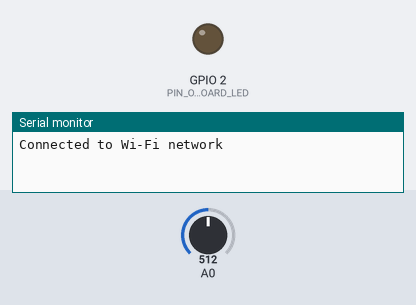
Bench run of a sketch on a simulated ESP8266 (NodeMCU). On the bench: output pins drawn as LEDs (lit = HIGH), the last lines printed to the serial monitor. The inputs (shaded band) are chosen by the test bench; at power-on: A0 = 512. WiFi joins after 1.5 s; servers stay silent unless stated.

Above: at 2.7 s.
At 4.7 s:
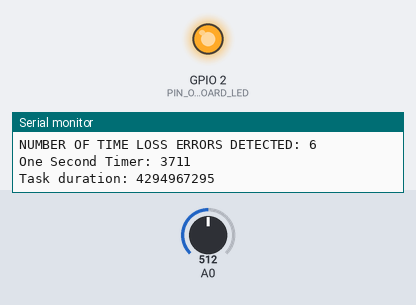
Timing chart, 0 to 6.9 s (numbered marks = the images above):
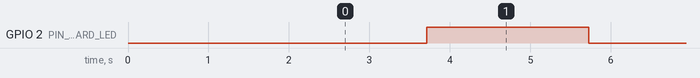

Measured:
- by itself, GPIO 2 (PIN_ON_BOARD_LED): alternates HIGH for 2.0 s and LOW for 2.0 s
- by itself, everything shown: repeats every 8.1 s, in 4 steps

The sketch:

WiFi.ino
```cpp
// Includes
#include "NetworkCreds.h"
#include "Time.h"


// Libraries
#include <ESP8266WiFi.h>
#include <WiFiManager.h>


// DEFINES
#define WIFI_TASK_RATE  30000 // 30 Seconds

// Typedefs
typedef struct
{
    int NodeID;
    int SoilMoistureReading;
} PacketStruct;


// Static Variables
static WiFiManager wifiManager;
static int WifiTimerIndex;
static IPAddress piPicoIP(192, 168, 1, 151); // Replace with your Raspberry Pi Pico IP address
static bool ConnectionSuccess;
static WiFiClient client;
static PacketStruct CurrentPacketData;


// Static Function Prototypes
static String BuildDataPacket(PacketStruct* PacketData);


void InitWiFi(void)
{
    // Wipe stored credentials for testing
    // wm.resetSettings();

    WiFi.mode(WIFI_STA);
    CurrentPacketData.NodeID = 0; // TODO: Implement a scheme to assign node IDs
    CurrentPacketData.SoilMoistureReading = 0;
    WifiTimerIndex = RegisterTimer();
}

void BeginWiFiConnection(void)
{
    // Connect to Wi-Fi network
    if (!wifiManager.autoConnect(ssid, password))
    {
        ConnectionSuccess = false;
        Serial.println("Connection failed! Connect to ");
        Serial.println(ssid);
        Serial.println(" to configure WiFi Network Connection.");
    }
    else
    {
        Serial.println("Connected to Wi-Fi network");
        ConnectionSuccess = true;
    }
}

void InitWiFiConnection(void)
{
    SetTimer(WifiTimerIndex, WIFI_TASK_RATE);
    if(ConnectionSuccess)
    {
        ConnectionSuccess = client.connect(piPicoIP, 80);
    }
}

// TODO: Address time lost bug ~150ms
void ServiceWiFiConnection(int Data)
{
    String postData;
    String PostRequest = "";

    if(IsTimerExpired(WifiTimerIndex))
    {
        if(!client.connected())
        {
            client.stop();
            InitWiFiConnection();
        }

        if(ConnectionSuccess)
        {
            // Build up data packet to send
            CurrentPacketData.SoilMoistureReading = Data;
            postData = BuildDataPacket(&CurrentPacketData);

            // Build and send the HTTP POST request
            PostRequest += "POST /post HTTP/1.1\r\n";
            PostRequest += "Host: 192.168.1.150\r\n";
            PostRequest += "Content-Type: application/x-www-form-urlencoded\r\n";
            PostRequest += "Content-Length: ";
            PostRequest += String(postData.length());
            PostRequest += "\r\n";
            PostRequest += postData;
            client.println(PostRequest);

            SetTimer(WifiTimerIndex, WIFI_TASK_RATE);
        }
    }

    // Print server response for testing
    //if(client.connected())
    //{
    //    // Check for incoming data
    //    if(client.available() > 0)
    //    {
    //        String line = client.readStringUntil('\n');
    //        Serial.println(line);
    //    }
    //}
}

static String BuildDataPacket(PacketStruct* PacketData)
{
    String Packet = "";

    Packet += "node=" + String(PacketData->NodeID);
    Packet += "&";
    Packet += "data=" + String(PacketData->SoilMoistureReading);

    return Packet;
}

bool GetConnectionStatus(void)
{
    return ConnectionSuccess;
}
```

ADC.h
```cpp
#ifndef ADC_H
#define ADC_H
// Includes

// Libraries


// Global Functions
void InitADC(void);
void ServiceADC(void);
int GetADCReading(void);


#endif // ADC_H
```

ADC.ino
```cpp
// Includes
#include "ADC.h"
#include "Time.h"


// DEFINES
#define PIN_ADC           0
#define ADC_BUFFER_LENGTH 200
#define ADC_TASK_RATE     30000 // 30 seconds


// Filescope Variables
static int ADCBuffer[ADC_BUFFER_LENGTH];
static int ADCBufferIndex;
static unsigned long AverageADCValue;
static int ADCTimerIndex;


void InitADC(void)
{
  int ADCSeed = analogRead(PIN_ADC);

  // Initialize ADC Buffer
  for(ADCBufferIndex = 0; ADCBufferIndex < ADC_BUFFER_LENGTH; ADCBufferIndex++)
  {
    // Seed buffer with current ADC reading
    ADCBuffer[ADCBufferIndex] = ADCSeed;
  }
  ADCBufferIndex = 0;

  ADCTimerIndex = RegisterTimer();
  SetTimer(ADCTimerIndex, ADC_TASK_RATE);
}

void ServiceADC(void)
{
  int TempIndex = 0;
  int CurrentADCValue = analogRead(PIN_ADC);

  // Load ADC value into the buffer
  ADCBuffer[ADCBufferIndex++] = CurrentADCValue;

  if(ADCBufferIndex == ADC_BUFFER_LENGTH)
  {
    ADCBufferIndex = 0;
  }

  // Calculate rolling average ADC reading value
  AverageADCValue = 0;
  for(TempIndex = 0; TempIndex < ADC_BUFFER_LENGTH; TempIndex++)
  {
    AverageADCValue += ADCBuffer[TempIndex];
  }
  AverageADCValue = (AverageADCValue / ADC_BUFFER_LENGTH);

  // Print Average ADC every ADC_TASK_RATE for testing
  // if(IsTimerExpired(ADCTimerIndex))
  // {
  //   SetTimer(ADCTimerIndex, ADC_TASK_RATE);
  //   Serial.print("Average ADC Value: ");
  //   Serial.println(AverageADCValue);
  // }
}

int GetADCReading(void)
{
  return AverageADCValue;
}
```

Indicators.h
```cpp
#ifndef INDICATORS_H
#define INDICATORS_H
// Includes

// Libraries

// DEFINES
#define PIN_ON_BOARD_LED  2

#define FR_OFF            -1
#define FR_ON             0
#define FR_5_MS           5
#define FR_0_5_HZ         1000
#define FR_0_25_HZ        2000


// Global Functions
void InitIndicator(void);
void ServiceIndicator(void);
void SetFlashRate(int FlashRate);


#endif // INDICATORS_H
```

Indicators.ino
```cpp
// Includes
#include "Indicators.h"
#include "Time.h"

// DEFINES
// LED is active low
#define LED_ON  LOW
#define LED_OFF HIGH


// File Scope Variables
static int IndicatorFlashRate;
static int IndicatorTimerID;
static bool IndicatorStatus;


void InitIndicator(void)
{
    pinMode(PIN_ON_BOARD_LED, OUTPUT);
    IndicatorFlashRate = FR_OFF;
    IndicatorTimerID = RegisterTimer();
    IndicatorStatus = (bool)LED_OFF;
}

void ServiceIndicator(void)
{
    if(IndicatorFlashRate < 0)
    {
        // Negative Flash Rate. Leave off.
        IndicatorStatus = (bool)LED_OFF;
    }
    else if(IndicatorFlashRate < FR_5_MS)
    {
        // Flash Rate faster than tick rate. Leave on.
        IndicatorStatus = (bool)LED_ON;
    }
    else
    {
        // Perform indicator flash pattern
        if(IsTimerExpired(IndicatorTimerID))
        {
            IndicatorStatus = !IndicatorStatus;
            SetTimer(IndicatorTimerID, IndicatorFlashRate);
        }
    }

    digitalWrite(PIN_ON_BOARD_LED, IndicatorStatus);
}

void SetFlashRate(int FlashRate)
{
    // Ensure indicator updates on next service.
    IndicatorFlashRate = FlashRate;
    ClearTimer(IndicatorTimerID);
}
```

MeasuringNode.ino
```cpp
// Includes
#include "NetworkCreds.h"
#include "ADC.h"
#include "Indicators.h"
#include "WiFi.h"
#include "Time.h"

// Libraries
#include <WiFiManager.h>


// DEFINES


// Filescope Variables
static int SoilMoistureData;

void setup()
{
    SoilMoistureData = 0;

    // Call this before everything else.
    InitTime();

    // The initial WiFi connection takes a few seconds
    InitSerial();
    InitIndicator();
    InitADC();
    InitWiFi();
    BeginWiFiConnection();
    InitWiFiConnection();

    // Indicate connection status
    if(GetConnectionStatus())
    {
        // Connection Success.
        SetFlashRate(FR_0_25_HZ);
    }
    else
    {
        // No connection. Indicate setup is required.
        SetFlashRate(FR_ON);
    }
}

void loop()
{
    // Operate everything on Tick Time
    if(ServiceTime())
    {
        ServiceADC();
        SoilMoistureData = GetADCReading(); // TODO: Normalize raw ADC data to 0-100%

        ServiceIndicator();

        ServiceWiFiConnection(SoilMoistureData);
    }
}

void InitSerial(void)
{
    Serial.begin(115200);
}
```

NetworkCreds.h
```cpp
#ifndef NETWORK_CREDS_H
#define NETWORK_CREDS_H

char const * ssid = "BootstrapNetwork";
char const * password = "NetworkPassword";


#endif // NETWORK_CREDS_H
```

Time.ino
```cpp
// Includes
#include "Time.h"


// DEFINES
#define TICK_DURATION           5 // milliseconds
#define NUMBER_OF_TIMERS        10
#define ACCEPTABLE_TIME_LOST    1 // Occurrences per second

// Filescope Variables
static unsigned long currentTime;
static unsigned long lastTickTime;
static bool Tick;

static int TimerIndex;
static unsigned long Timers[NUMBER_OF_TIMERS];

static unsigned long TaskError;
static unsigned long TaskTime;
static int OneSecondTimer;


void InitTime(void)
{
    currentTime = millis();
    Tick = false;

    TimerIndex = 0;

    TaskTime = 0;
    OneSecondTimer = RegisterTimer();
    SetTimer(OneSecondTimer, 1000);
}

bool ServiceTime(void)
{
    // Measure task duration.
    if(Tick)
    {
        TaskTime = (currentTime - millis());
    }

    currentTime = millis();
    Tick = false;


    // Detect if millis() overflows.
    if(lastTickTime > currentTime)
    {
        Tick = true;
        lastTickTime = currentTime;
    }

    // Detect consistent task overflow
    if(((int)currentTime - (int)(lastTickTime + TICK_DURATION)) > (int)0)
    {
        // We expect to miss a millisecond every ~1 hour or so.
        // Anything more means our tasks are exceeding the allowed tick time.
        TaskError++;
    }

    // Normal Tick detection
    if((lastTickTime + TICK_DURATION) <= currentTime)
    {
        Tick = true;
        lastTickTime = currentTime;//(lastTickTime + TICK_DURATION);
    }

    if(Tick)
    {
        // Perform Tick Actions
        ServiceTimers();
    }

    // Print current time in 1 second intervals for testing.
    if(IsTimerExpired(OneSecondTimer))
    {
        if(TaskError > ACCEPTABLE_TIME_LOST)
        {
            Serial.print("NUMBER OF TIME LOSS ERRORS DETECTED: ");
            Serial.println(TaskError);
        }

        TaskError = 0;

        // Log current milli time once a second for testing.
        Serial.print("One Second Timer: ");
        Serial.println(currentTime);

        // Measure and print time to complete tasks for testing.
        Serial.print("Task duration: ");
        Serial.println(TaskTime);

        SetTimer(OneSecondTimer, 1000);
    }

    return Tick;
}

static void ServiceTimers(void)
{
    int Index;

    // Tick down all timers
    for(Index = 0; Index < TimerIndex; Index++)
    {
        if(IsTimerRunning(Index))
        {
            Timers[Index] -= 1;
        }
    }
}

int RegisterTimer(void)
{
    int TimerID;

    if(TimerIndex < NUMBER_OF_TIMERS)
    {
        TimerID = TimerIndex++;
        // Clear Timer
        Timers[TimerID] = 0;
    }
    else
    {
        // Too many timers have been registered. Return error.
        TimerID = -1;
    }


    return TimerID;
}

int SetTimer(int TimerID, unsigned long Duration)
{
    int Status;

    if(TimerID < TimerIndex)
    {
        Timers[TimerID] = (Duration / TICK_DURATION);
        Status = 1;
    }
    else
    {
        // Attempting to set an unregistered Timer. Return error.
        Status = -1;
    }

    return Status;
}

int ClearTimer(int TimerID)
{
    int Status;

    if(TimerID < TimerIndex)
    {
        Timers[TimerID] = 0;
        Status = 1;
    }
    else
    {
        // Attempting to clear an unregistered Timer. Return error.
        Status = -1;
    }

    return Status;
}

bool IsTimerRunning(int TimerID)
{
    // Assume false if invalid ID is passed.
    bool IsRunning = false;

    if(TimerID < TimerIndex)
    {
        IsRunning = Timers[TimerID] > 0;
    }

    return IsRunning;
}

bool IsTimerExpired(int TimerID)
{
    // Assume false if invalid ID is passed.
    bool IsExpired = false;

    if(TimerID < TimerIndex)
    {
        IsExpired = Timers[TimerID] == 0;
    }

    return IsExpired;
}
```

WiFi.h
```cpp
#ifndef WIFI_H
#define WIFI_H

// Includes

// Libraries


// Global Functions
void InitWiFi(void);
void BeginWiFiConnection(void);
void InitWiFiConnection(void);
void ServiceWiFiConnection(int Data);
bool GetConnectionStatus(void);


#endif // WIFI_H
```
